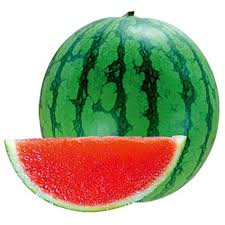
#> input picture images/1.jpg, 225 x 225 px, found by its file name; its folder holds only this picture in this run
$ python image_to_matrix.py
#> lines starting #> are read from the running program, lines starting #| are printed output that depends on the picture
# This file converts image into np.array

import os
from PIL import Image
import numpy as np


X = []
y = []

base_path='/home/archangel7431/internship/images'
for child in os.listdir(base_path):
  for data_file in os.listdir(base_path):
    X_i = Image.open(os.path.join(base_path, data_file)).convert('L')
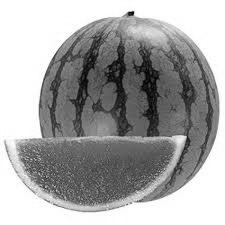
#> X_i: PIL image 225x225 L; min 2, max 255, mean 166.4
    X_i = np.array(X_i.resize((120,120))) / 255.0
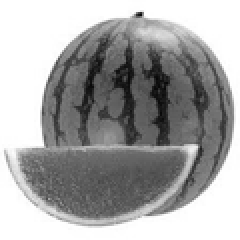
#> X_i: shape (120, 120) float64 (shown 2 times larger); min 0.0235, max 1, mean 0.652
    X.append(X_i)

print(X)
#> (printed output is left out)

X = np.array(X)
print(X.shape)
#| (1, 120, 120)

$ run again, on images/4.jpg
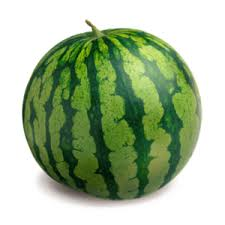
#> input picture images/4.jpg, 225 x 225 px, found by its file name
#> `X_i = Image.open(os.path.join(base_path, data_file)).convert('L')`:
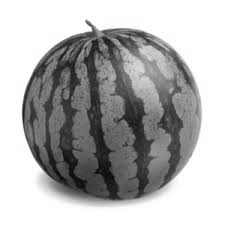
#> X_i: PIL image 225x225 L; min 7, max 255, mean 177
#> `X_i = np.array(X_i.resize((120,120))) / 255.0`:
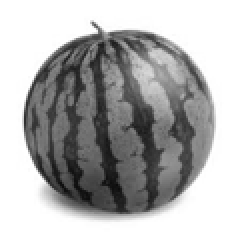
#> X_i: shape (120, 120) float64 (shown 2 times larger); min 0.0431, max 1, mean 0.694
#> (printed output is left out)
#| (1, 120, 120)

$ run again, on images/5.jpg
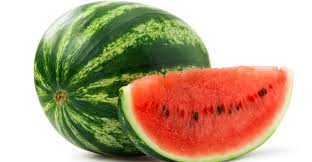
#> input picture images/5.jpg, 312 x 162 px, found by its file name
#> `X_i = Image.open(os.path.join(base_path, data_file)).convert('L')`:
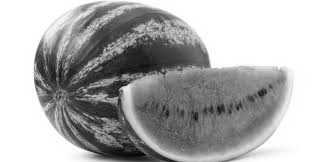
#> X_i: PIL image 312x162 L; min 1, max 255, mean 170.5
#> `X_i = np.array(X_i.resize((120,120))) / 255.0`:
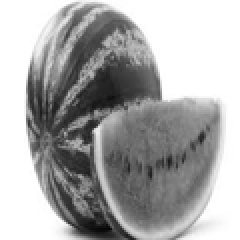
#> X_i: shape (120, 120) float64 (shown 2 times larger); min 0.0157, max 1, mean 0.669
#> (printed output is left out)
#| (1, 120, 120)

$ run again, on images/6.jpg
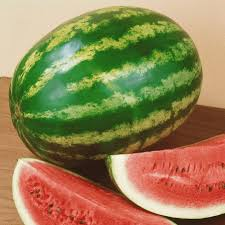
#> input picture images/6.jpg, 225 x 225 px, found by its file name
#> `X_i = Image.open(os.path.join(base_path, data_file)).convert('L')`:
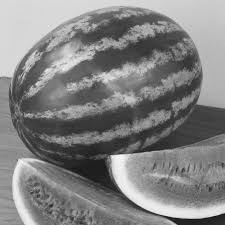
#> X_i: PIL image 225x225 L; min 8, max 251, mean 130
#> `X_i = np.array(X_i.resize((120,120))) / 255.0`:
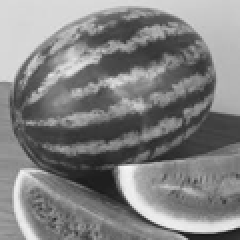
#> X_i: shape (120, 120) float64 (shown 2 times larger); min 0.0941, max 0.973, mean 0.51
#> (printed output is left out)
#| (1, 120, 120)

$ run again, on images/10.jpg
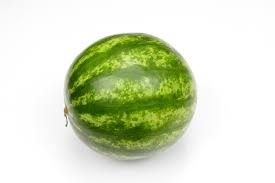
#> input picture images/10.jpg, 275 x 183 px, found by its file name
#> `X_i = Image.open(os.path.join(base_path, data_file)).convert('L')`:
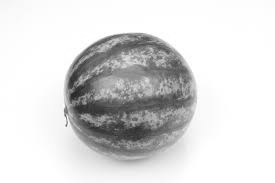
#> X_i: PIL image 275x183 L; min 36, max 255, mean 218.8
#> `X_i = np.array(X_i.resize((120,120))) / 255.0`:
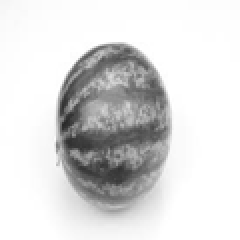
#> X_i: shape (120, 120) float64 (shown 2 times larger); min 0.161, max 1, mean 0.858
#> (printed output is left out)
#| (1, 120, 120)
